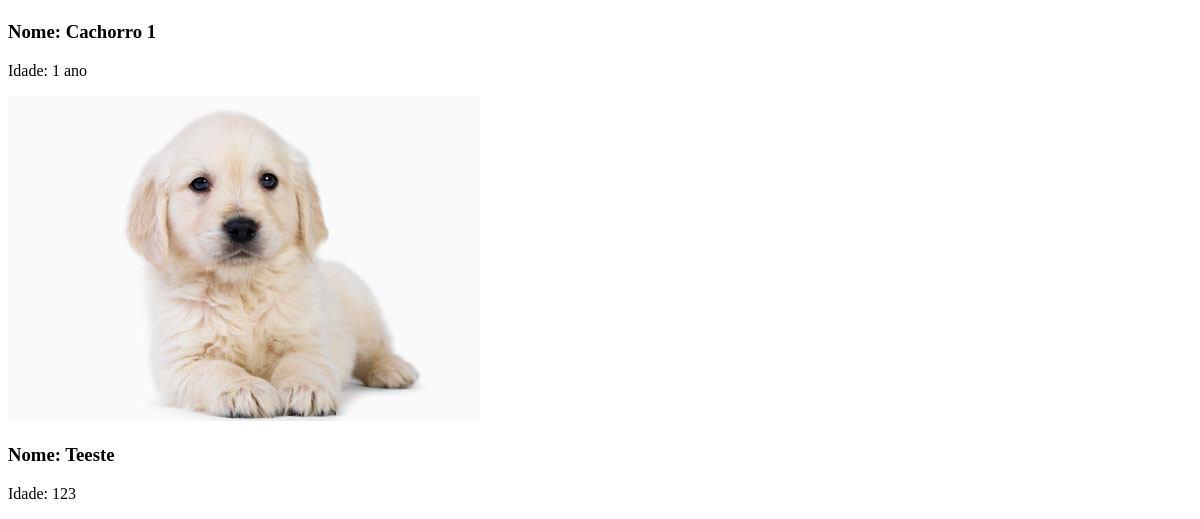
Page /admin_animais.php (signed in, lower part) on the earlier database version.
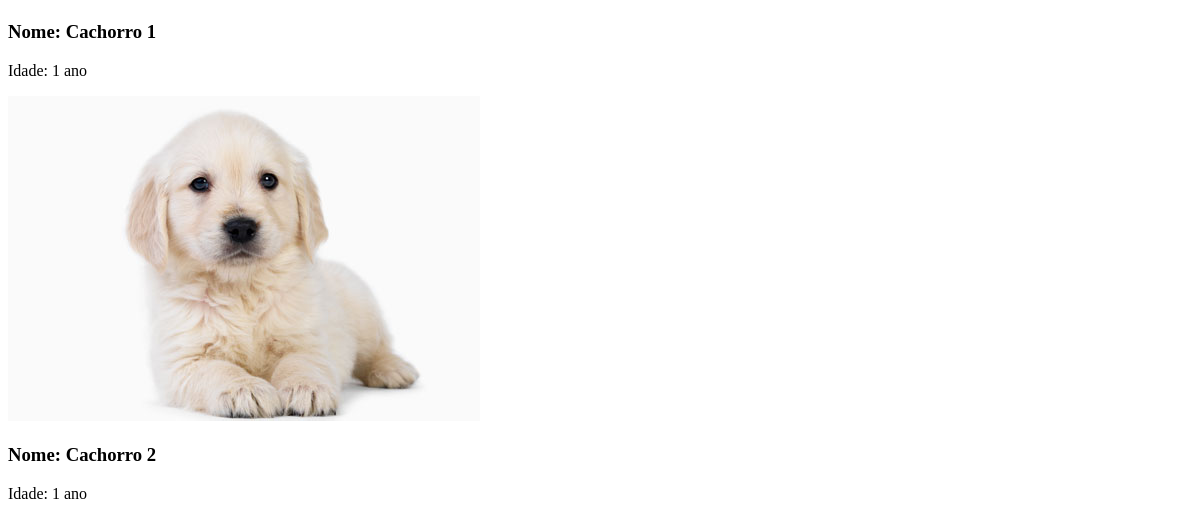
Same page on the later database version.
### tables this page shows
CREATE TABLE `Animais` (
  `CodAnimais` int(11) NOT NULL AUTO_INCREMENT,
  `Nome` varchar(45) DEFAULT NULL,
  `Idade` varchar(50) DEFAULT NULL,
  `Facebook` varchar(200) DEFAULT NULL,
  `Foto` varchar(3000) DEFAULT NULL,
  `Status` int(11) NOT NULL,
  `CodUsuario` int(11) NOT NULL,
  PRIMARY KEY (`CodAnimais`),
  KEY `fk_Animais_Usuario_idx` (`CodUsuario`)
);

### admin_animais.php (the view, shortened to what this page needs)
<?php
	$con = mysqli_connect("localhost", "root", "root","lighterd_amicao") or print (mysql_error());
	mysqli_query($con,"set names 'utf8'");
	if(isset($_SESSION['cod'])){
	?>
<!DOCTYPE html>
<html>
<head>
	<link rel="stylesheet" type="text/css" href="css/style.css">
	<link rel="stylesheet" href="css/font-awesome.min.css">
	<link rel="stylesheet" href="css/animate.css">
</head>
<body>
<?php
	$sql = "SELECT * FROM Animais";
	$result = mysqli_query($con, $sql);
 	while($consulta = mysqli_fetch_array($result)) {
	   echo "<img src='img/$consulta[Foto]'><h3>Nome: $consulta[Nome]</h3><p>Idade: $consulta[Idade]</p>";
	}?>
</body>
</html>
<?php }else{ header('Location: index.php');} ?>

Differences in the rows shown:
changed animais: Nome "Teeste" → "Cachorro 2"; Idade "123" → "1 ano"
